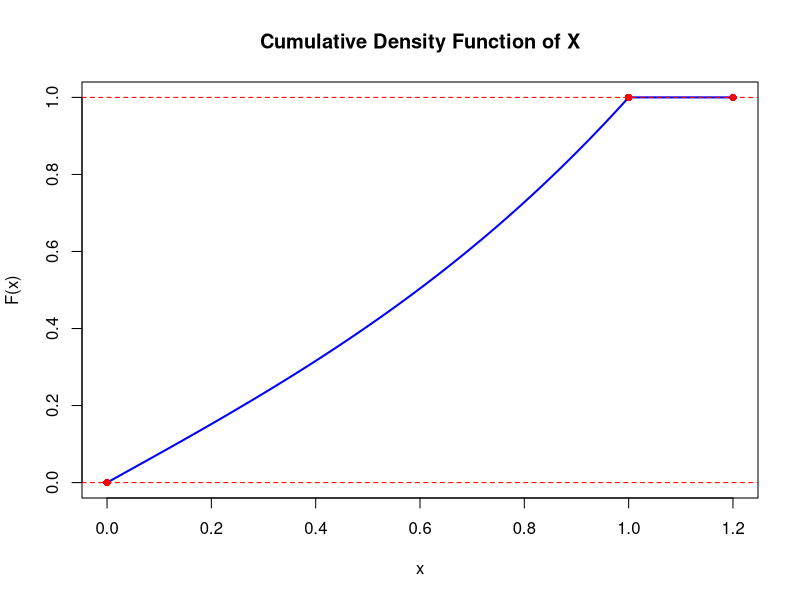
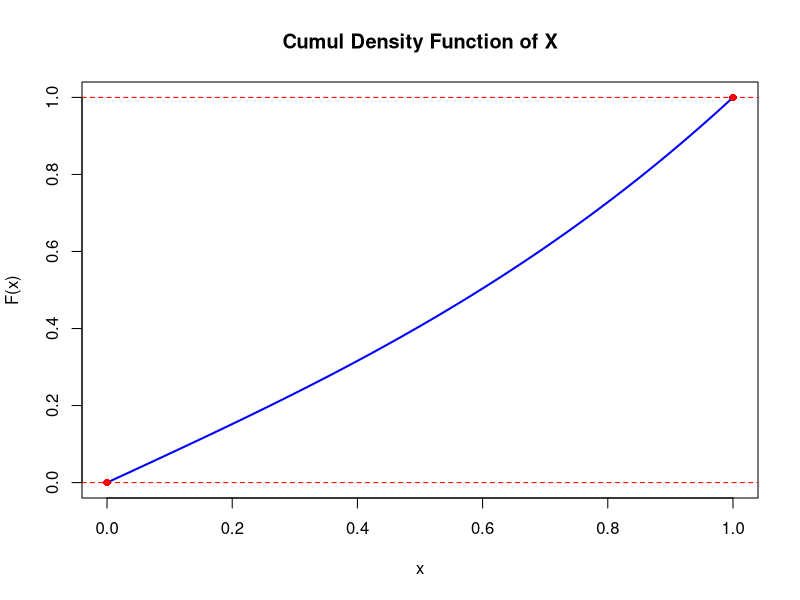
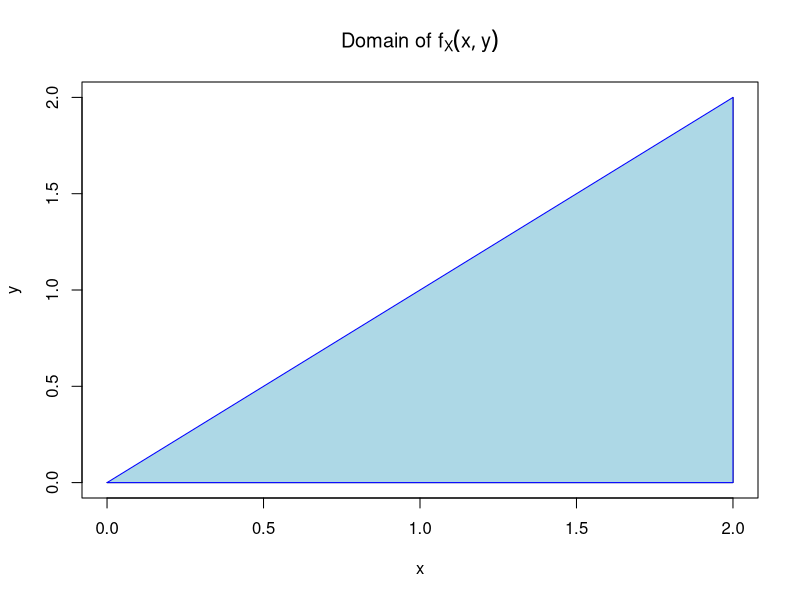

These figures' R source, in order: (Note: this script raises an error after producing the figures.)
F_x <- function(x) (x^3 / 4) + (3/4) * x

curve(F_x, from=0, to=1, col="blue", lwd=2, ylab="F(x)", xlab="x", 
      main="Cumulative Density Function of X", xlim=c(0,1.2), ylim=c(0,1))

segments(1, 1, 1.2, 1, col="blue", lwd=2)

points(0, 0, pch=16, col="red")  
points(1, 1, pch=16, col="red")  
points(1.2, 1, pch=16, col="red") 

# Add reference lines
abline(h=0, col="red", lty=2)  
abline(h=1, col="red", lty=2) 


f_x <- function(x) (3/4) *(x^2 + 1)

E_X <- integrate(function(x) x *f_x(x), lower = 0,upper = 1)$value
E_X2 <- integrate(function(x) x^2 * f_x(x), lower = 0, upper = 1)$value


Var_X <- E_X2 - E_X^2

F_x <- function(x) (x^3 / 4) + (3/4) * x


curve(F_x, from=0, to=1, col="blue", lwd=2, ylab="F(x)", xlab="x", 
      main="Cumul Density Function of X")


points(0, 0, pch=16, col="red") 
points(1, 1, pch=16, col="red")

abline(h=0, col="red", lty=2)  
abline(h=1, col="red", lty=2)  # office hours

coefficients<- c(-3, 0, 3, 1)

roots <- polyroot(coefficients)

quantile_75 <-Re(roots[which(Re(roots) >= 0 & Re(roots)<= 1)]) # stack, stack, stack overflow

sprintf("0.75 quantile: %.4f", quantile_75)




plot(c(0,2,2), c(0,0,2), type="l", xlab="x", ylab="y",
     main=expression("Domain of " * f[X,Y](x, y))) #I have no clue how/why this works
polygon(c(0,2,2), c(0,0,2), col="lightblue", border="blue")

library(MASS)  #display functions-> source stack overflow

integrand <- function(x, y) {
  x *y^2
}

integral_value <- integrate(function(y) {
  sapply(y, function(y_val) {
    integrate(function(x) integrand(x, y_val), lower = y_val, upper = 2)$value
  })
}, lower = 0, upper = 2)$value #found the format on stack

c_value <- fractions(1 / integral_value)
print(c_value)



f_X<- function(x)(5/32) * x^4 #function define


E_X <- integrate(function(x) x * f_X(x), lower = 0, upper = 2)



f_X <- function(x) (5/32) * x^4

E_X2<- integrate(function(x) x^2 *f_X(x), lower = 0, upper = 2)


print(E_X2)


f_Y <- function(y) (15/16) * y^2 -(15/64) * y^4

E_Y2 <- integrate(function(y) y^2 * f_Y(y), lower = 0, upper = 2)$value

print(E_Y2)

Var_Y <- E_Y2 - (E_Y^2)

print(Var_Y)

f_XY <- function(x, y) (15/32) * x * y^2

E_XY <- integrate(function(y) {
  sapply(y, function(y_val) {
    integrate(function(x) x * y_val * f_XY(x, y_val), lower = y_val, upper = 2)$value
  })
}, lower = 0, upper = 2)$value

# Print result
cat("The expected value E[XY] is:", E_XY, "\n")


